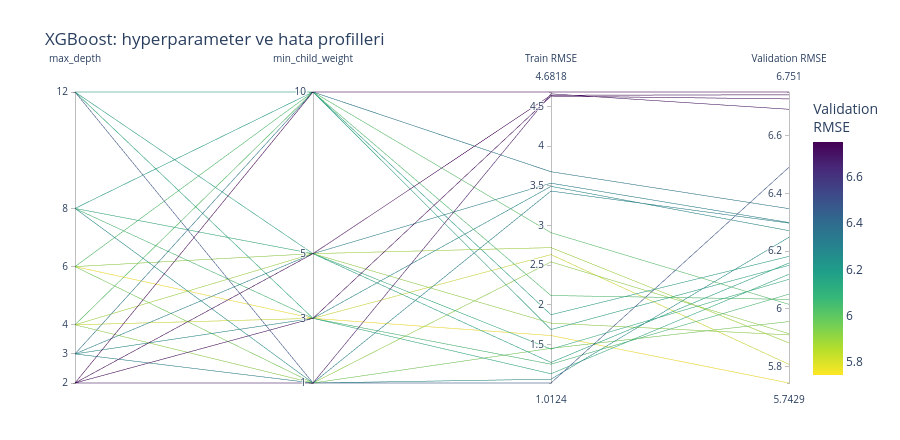

Here is the notebook cell this chart was saved with:
### Markdown cell above
### 7.5 Parallel Coordinates

Her çizgi aynı 24 adaydan biridir. Soldan sağa `max_depth`, `min_child_weight`, Train RMSE ve Validation RMSE'yi takip edin. Son eksende düşük hataları işaretlemek için eksenin üzerinde bir aralık seçin. Seçili adaylar ilk iki eksende hangi ayarlarda toplanıyor?

### Code cell
fig = go.Figure(go.Parcoords(
    line={"color": candidates["Validation RMSE"], "colorscale": "Viridis_r", "showscale": True,
          "colorbar": {"title": "Validation<br>RMSE"}},
    dimensions=[
        {"label": "max_depth", "values": candidates["max_depth"],
         "tickvals": depths},
        {"label": "min_child_weight", "values": candidates["min_child_weight"],
         "tickvals": child_weights},
        {"label": "Train RMSE", "values": candidates["Train RMSE"]},
        {"label": "Validation RMSE", "values": candidates["Validation RMSE"]},
    ],
))
fig.update_layout(title="XGBoost: hyperparameter ve hata profilleri", height=440,
                  margin={"l": 75, "r": 105, "t": 90, "b": 55})
fig.show()

### Figure 1 — Plotly figure (JSON) as saved in the notebook; plotly's stock layout.template omitted (floating-point values rounded to 4 significant figures)
{"data": [{"dimensions": [{"label": "max_depth", "tickvals": [2, 3, 4, 6, 8, 12], "values": [2, 2, 2, 2, 3, 3, 3, 3, 4, 4, 4, 4, 6, 6, 6, 6, 8, 8, 8, 8, 12, 12, 12, 12]}, {"label": "min_child_weight", "tickvals": [1, 3, 5, 10], "values": [1, 3, 5, 10, 1, 3, 5, 10, 1, 3, 5, 10, 1, 3, 5, 10, 1, 3, 5, 10, 1, 3, 5, 10]}, {"label": "Train RMSE", "values": [4.658, 4.629, 4.641, 4.682, 3.433, 3.492, 3.532, 3.676, 2.539, 2.632, 2.72, 2.908, 1.45, 1.611, 1.767, 2.115, 1.061, 1.25, 1.44, 1.873, 1.012, 1.129, 1.272, 1.686]}, {"label": "Validation RMSE", "values": [6.691, 6.727, 6.741, 6.751, 6.297, 6.271, 6.299, 6.347, 5.914, 5.807, 5.882, 6.015, 5.956, 5.743, 5.91, 6.033, 6.248, 6.051, 6.102, 6.182, 6.49, 6.12, 6.159, 6.151]}], "line": {"color": [6.691, 6.727, 6.741, 6.751, 6.297, 6.271, 6.299, 6.347, 5.914, 5.807, 5.882, 6.015, 5.956, 5.743, 5.91, 6.033, 6.248, 6.051, 6.102, 6.182, 6.49, 6.12, 6.159, 6.151], "colorbar": {"title": {"text": "Validation<br>RMSE"}}, "colorscale": [[0, "#fde725"], [0.1111, "#b5de2b"], [0.2222, "#6ece58"], [0.3333, "#35b779"], [0.4444, "#1f9e89"], [0.5556, "#26828e"], [0.6667, "#31688e"], [0.7778, "#3e4989"], [0.8889, "#482878"], [1, "#440154"]], "showscale": true}, "type": "parcoords"}], "layout": {"height": 440, "margin": {"b": 55, "l": 75, "r": 105, "t": 90}, "title": {"text": "XGBoost: hyperparameter ve hata profilleri"}}}
